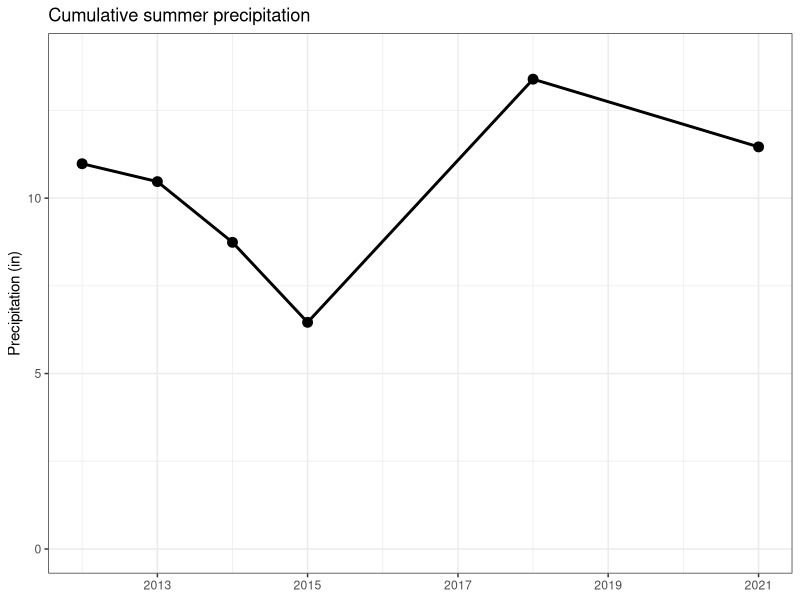

Reproduce this figure in R.
library(ggplot2)
library(plotrix)

# Load data ---------------------------------------------------------------

precip <- read.table("data/PimaCounty_precip/PimaCounty_precip_2012-2021.txt",
                     sep = "\t", header = TRUE)


# Data wrangling ----------------------------------------------------------

precip$year.xaxis <- as.Date(precip$year.xaxis)


# Graph -------------------------------------------------------------------

ggplot(precip, aes(x = year.xaxis, y = Precip_cum)) +
  geom_line(linewidth = 1) +
  geom_point(size = 3) +
  scale_x_date(date_breaks = "2 years", date_labels = "%Y") +
  xlab(NULL) +
  ylab("Precipitation (in)") +
  ggtitle("Cumulative summer precipitation") +
  theme_bw() +
  scale_y_continuous(limits = c(0, 14))
  

